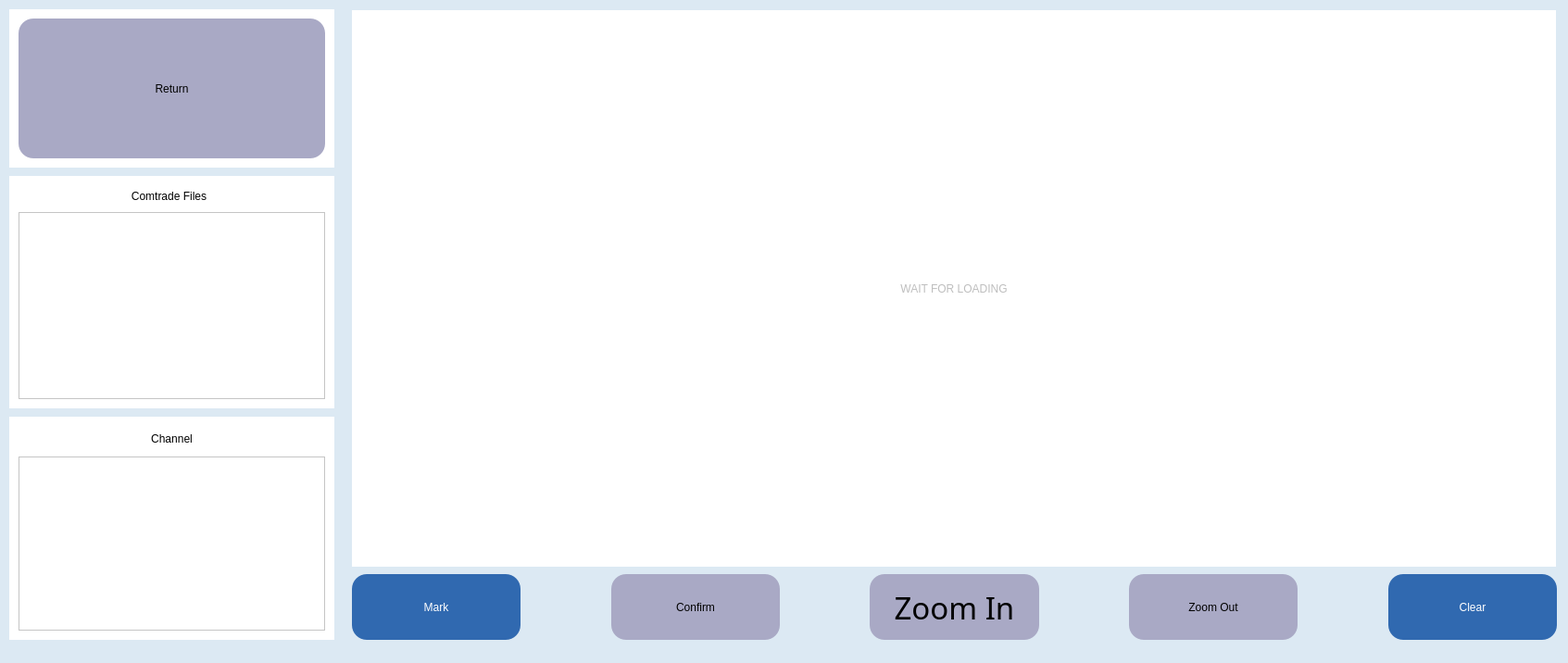
<?xml version="1.0" encoding="UTF-8"?>
<ui version="4.0">
 <class>main</class>
 <widget class="QMainWindow" name="main">
  <property name="geometry">
   <rect>
    <x>0</x>
    <y>0</y>
    <width>1693</width>
    <height>716</height>
   </rect>
  </property>
  <property name="sizePolicy">
   <sizepolicy hsizetype="Expanding" vsizetype="Preferred">
    <horstretch>0</horstretch>
    <verstretch>0</verstretch>
   </sizepolicy>
  </property>
  <property name="windowTitle">
   <string>LabelSIG</string>
  </property>
  <property name="layoutDirection">
   <enum>Qt::LeftToRight</enum>
  </property>
  <property name="styleSheet">
   <string notr="true">background-color: rgb(220, 233, 243);</string>
  </property>
  <widget class="QWidget" name="centralwidget">
   <property name="styleSheet">
    <string notr="true"/>
   </property>
   <widget class="QLabel" name="label_container">
    <property name="geometry">
     <rect>
      <x>380</x>
      <y>11</y>
      <width>1300</width>
      <height>601</height>
     </rect>
    </property>
    <property name="autoFillBackground">
     <bool>false</bool>
    </property>
    <property name="styleSheet">
     <string notr="true">background-color: rgb(255, 255, 255);
color: rgb(190, 190, 190);
font: 48pt &quot;Bahnschrift Condensed&quot;;</string>
    </property>
    <property name="text">
     <string>WAIT FOR LOADING</string>
    </property>
    <property name="alignment">
     <set>Qt::AlignCenter</set>
    </property>
   </widget>
   <widget class="QWidget" name="widget_3" native="true">
    <property name="geometry">
     <rect>
      <x>10</x>
      <y>450</y>
      <width>351</width>
      <height>241</height>
     </rect>
    </property>
    <property name="styleSheet">
     <string notr="true">background-color: rgb(255, 255, 255);</string>
    </property>
    <widget class="QWidget" name="layoutWidget">
     <property name="geometry">
      <rect>
       <x>10</x>
       <y>10</y>
       <width>331</width>
       <height>221</height>
      </rect>
     </property>
     <layout class="QGridLayout" name="gridLayout_6">
      <item row="0" column="0">
       <widget class="QLabel" name="label_name_cfg_4">
        <property name="sizePolicy">
         <sizepolicy hsizetype="Expanding" vsizetype="Expanding">
          <horstretch>0</horstretch>
          <verstretch>2</verstretch>
         </sizepolicy>
        </property>
        <property name="styleSheet">
         <string notr="true">font: 15pt &quot;Bahnschrift Condensed&quot;;</string>
        </property>
        <property name="text">
         <string>Channel</string>
        </property>
        <property name="alignment">
         <set>Qt::AlignCenter</set>
        </property>
       </widget>
      </item>
      <item row="1" column="0">
       <widget class="QListWidget" name="channel_list_widget">
        <property name="sizePolicy">
         <sizepolicy hsizetype="Expanding" vsizetype="Expanding">
          <horstretch>0</horstretch>
          <verstretch>14</verstretch>
         </sizepolicy>
        </property>
        <property name="styleSheet">
         <string notr="true">QListWidget {border:none;};
font: 16pt 'Bahnschrift Condensed';
    </string>
        </property>
       </widget>
      </item>
     </layout>
    </widget>
   </widget>
   <widget class="QWidget" name="widget_4" native="true">
    <property name="geometry">
     <rect>
      <x>10</x>
      <y>190</y>
      <width>351</width>
      <height>251</height>
     </rect>
    </property>
    <property name="styleSheet">
     <string notr="true">background-color: rgb(255, 255, 255);</string>
    </property>
    <widget class="QWidget" name="layoutWidget">
     <property name="geometry">
      <rect>
       <x>10</x>
       <y>10</y>
       <width>331</width>
       <height>231</height>
      </rect>
     </property>
     <layout class="QGridLayout" name="gridLayout_7">
      <item row="0" column="0">
       <widget class="QLabel" name="label_name_cfg_5">
        <property name="sizePolicy">
         <sizepolicy hsizetype="Expanding" vsizetype="Expanding">
          <horstretch>0</horstretch>
          <verstretch>2</verstretch>
         </sizepolicy>
        </property>
        <property name="styleSheet">
         <string notr="true">font: 15pt &quot;Bahnschrift Condensed&quot;;</string>
        </property>
        <property name="text">
         <string>Comtrade Files</string>
        </property>
        <property name="alignment">
         <set>Qt::AlignCenter</set>
        </property>
       </widget>
      </item>
      <item row="1" column="0" colspan="2">
       <widget class="QListWidget" name="comtrade_list_widget">
        <property name="sizePolicy">
         <sizepolicy hsizetype="Expanding" vsizetype="Expanding">
          <horstretch>0</horstretch>
          <verstretch>18</verstretch>
         </sizepolicy>
        </property>
        <property name="styleSheet">
         <string notr="true">QListWidget {border:none;};
font: 20pt 'Bahnschrift Condensed';
    </string>
        </property>
       </widget>
      </item>
     </layout>
    </widget>
   </widget>
   <widget class="QWidget" name="layoutWidget">
    <property name="geometry">
     <rect>
      <x>380</x>
      <y>620</y>
      <width>1301</width>
      <height>71</height>
     </rect>
    </property>
    <layout class="QGridLayout" name="gridLayout" columnstretch="2,1,2,1,2,1,2,1,2">
     <property name="sizeConstraint">
      <enum>QLayout::SetNoConstraint</enum>
     </property>
     <item row="0" column="1">
      <spacer name="horizontalSpacer_6">
       <property name="orientation">
        <enum>Qt::Horizontal</enum>
       </property>
       <property name="sizeHint" stdset="0">
        <size>
         <width>40</width>
         <height>20</height>
        </size>
       </property>
      </spacer>
     </item>
     <item row="0" column="4">
      <widget class="QPushButton" name="button_zoom_in">
       <property name="sizePolicy">
        <sizepolicy hsizetype="Expanding" vsizetype="Expanding">
         <horstretch>0</horstretch>
         <verstretch>0</verstretch>
        </sizepolicy>
       </property>
       <property name="font">
        <font>
         <family>Bahnschrift Condensed</family>
         <pointsize>25</pointsize>
         <weight>50</weight>
         <italic>false</italic>
         <bold>false</bold>
        </font>
       </property>
       <property name="styleSheet">
        <string notr="true">color: rgb(0, 0, 0);
background-color: rgb(169, 169, 197);border-radius: 16px;
font: 25pt &quot;Bahnschrift Condensed&quot;;</string>
       </property>
       <property name="text">
        <string>Zoom In</string>
       </property>
      </widget>
     </item>
     <item row="0" column="2">
      <widget class="QPushButton" name="button_confirm">
       <property name="sizePolicy">
        <sizepolicy hsizetype="Expanding" vsizetype="Expanding">
         <horstretch>0</horstretch>
         <verstretch>0</verstretch>
        </sizepolicy>
       </property>
       <property name="styleSheet">
        <string notr="true">color: rgb(0, 0, 0);
font: 25pt &quot;Bahnschrift Condensed&quot;;
background-color: rgb(169, 169, 197);border-radius: 16px;</string>
       </property>
       <property name="text">
        <string>Confirm</string>
       </property>
      </widget>
     </item>
     <item row="0" column="6">
      <widget class="QPushButton" name="button_zoom_out">
       <property name="sizePolicy">
        <sizepolicy hsizetype="Expanding" vsizetype="Expanding">
         <horstretch>0</horstretch>
         <verstretch>0</verstretch>
        </sizepolicy>
       </property>
       <property name="styleSheet">
        <string notr="true">color: rgb(0, 0, 0);
background-color: rgb(169, 169, 197);border-radius: 16px;
font: 25pt &quot;Bahnschrift Condensed&quot;;</string>
       </property>
       <property name="text">
        <string>Zoom Out</string>
       </property>
      </widget>
     </item>
     <item row="0" column="8">
      <widget class="QPushButton" name="button_clear">
       <property name="sizePolicy">
        <sizepolicy hsizetype="Expanding" vsizetype="Expanding">
         <horstretch>0</horstretch>
         <verstretch>0</verstretch>
        </sizepolicy>
       </property>
       <property name="styleSheet">
        <string notr="true">color: rgb(255, 255, 255);
font: 25pt &quot;Bahnschrift Condensed&quot;;
background-color: rgb(48, 105, 176);border-radius: 16px;</string>
       </property>
       <property name="text">
        <string>Clear</string>
       </property>
      </widget>
     </item>
     <item row="0" column="5">
      <spacer name="horizontalSpacer_5">
       <property name="orientation">
        <enum>Qt::Horizontal</enum>
       </property>
       <property name="sizeHint" stdset="0">
        <size>
         <width>40</width>
         <height>20</height>
        </size>
       </property>
      </spacer>
     </item>
     <item row="0" column="0">
      <widget class="QPushButton" name="button_mark">
       <property name="sizePolicy">
        <sizepolicy hsizetype="Expanding" vsizetype="Expanding">
         <horstretch>0</horstretch>
         <verstretch>0</verstretch>
        </sizepolicy>
       </property>
       <property name="styleSheet">
        <string notr="true">color: rgb(255, 255, 255);
font: 25pt &quot;Bahnschrift Condensed&quot;;
background-color: rgb(48, 105, 176);border-radius: 16px;</string>
       </property>
       <property name="text">
        <string>Mark</string>
       </property>
      </widget>
     </item>
     <item row="0" column="3">
      <spacer name="horizontalSpacer_3">
       <property name="orientation">
        <enum>Qt::Horizontal</enum>
       </property>
       <property name="sizeHint" stdset="0">
        <size>
         <width>40</width>
         <height>20</height>
        </size>
       </property>
      </spacer>
     </item>
     <item row="0" column="7">
      <spacer name="horizontalSpacer_4">
       <property name="orientation">
        <enum>Qt::Horizontal</enum>
       </property>
       <property name="sizeHint" stdset="0">
        <size>
         <width>40</width>
         <height>20</height>
        </size>
       </property>
      </spacer>
     </item>
    </layout>
   </widget>
   <widget class="QWidget" name="widget_6" native="true">
    <property name="geometry">
     <rect>
      <x>10</x>
      <y>10</y>
      <width>351</width>
      <height>171</height>
     </rect>
    </property>
    <property name="styleSheet">
     <string notr="true">background-color: rgb(255, 255, 255);</string>
    </property>
    <widget class="QWidget" name="layoutWidget_3">
     <property name="geometry">
      <rect>
       <x>10</x>
       <y>10</y>
       <width>331</width>
       <height>151</height>
      </rect>
     </property>
     <layout class="QGridLayout" name="gridLayout_9">
      <item row="0" column="0">
       <widget class="QPushButton" name="button_return">
        <property name="sizePolicy">
         <sizepolicy hsizetype="Expanding" vsizetype="Expanding">
          <horstretch>0</horstretch>
          <verstretch>0</verstretch>
         </sizepolicy>
        </property>
        <property name="styleSheet">
         <string notr="true">color: rgb(0, 0, 0);
font: 25pt &quot;Bahnschrift Condensed&quot;;
background-color: rgb(169, 169, 197);border-radius: 16px;</string>
        </property>
        <property name="text">
         <string>Return</string>
        </property>
       </widget>
      </item>
     </layout>
    </widget>
   </widget>
   <zorder>layoutWidget</zorder>
   <zorder>label_container</zorder>
   <zorder>widget_3</zorder>
   <zorder>widget_4</zorder>
   <zorder>widget_6</zorder>
  </widget>
  <widget class="QStatusBar" name="statusBar"/>
  <action name="actionAdd">
   <property name="text">
    <string>Edit</string>
   </property>
  </action>
  <action name="actionDel">
   <property name="text">
    <string>Del</string>
   </property>
  </action>
 </widget>
 <resources/>
 <connections/>
</ui>
